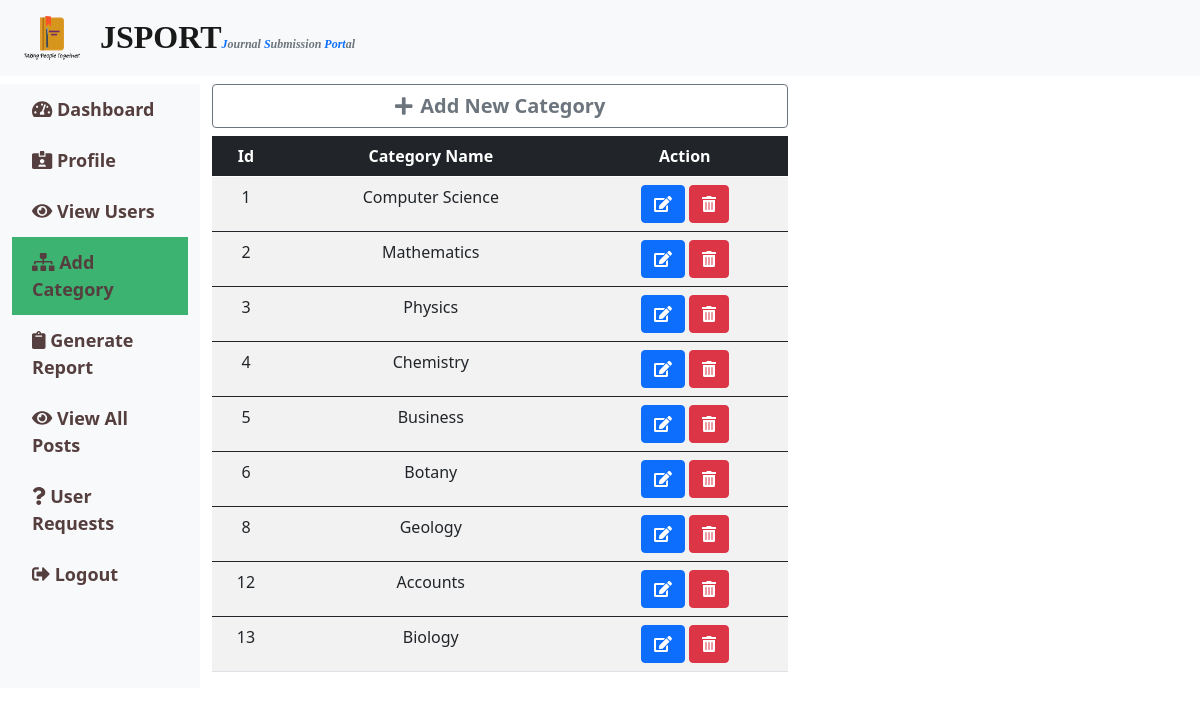
/Admin/add_category.php (signed in), run on the app's committed database.
### tables this page shows
CREATE TABLE `category` (
  `id` int(6) NOT NULL,
  `category_name` varchar(50) NOT NULL
);

### Admin/add_category.php (the view, shortened to what this page needs)
<?php
include('../db_connection.php');
include('header.php');
$sql="select * from category";
$res=$con->query($sql);
if($res->num_rows > 0)
{ ?>
    <div class="col-lg-6">
        <form action="" method="POST" class="mb-2">
            <div class="d-grid gap-2">
                <button class="btn btn-outline-secondary" type="submit" style="font-weight:bold;font-size:20px;" name="add"><i class="fas fa-plus me-2"></i>Add New Category</button>
             </div>
        </form>
        <table class="table table-striped text-center table-hover">
            <thead>
                <tr class="bg-dark text-white">
                    <th>Id</th>
                    <th>Category Name</th>
                    <th>Action</th>
                </tr>
            </thead> <?php
    while($row=$res->fetch_assoc())
    {  ?>
        <tbody>
                <tr>
                    <td><?php echo $row['id']; ?></td>
                    <td><?php echo $row['category_name']; ?></td>
                    <td>
                        <form action="" method="POST" class="d-inline">
                            <button class="btn btn-primary" name="edit" value="Edit" type="submit" data-bs-toggle="tooltip" data-bs-placement="top" title="Edit"><i class="fas fa-edit"></i></button>
                        </form>
                        <form action="" method="POST" class="d-inline">
                            <button class="btn btn-danger" name="delete" value="Delete" type="submit" data-bs-toggle="tooltip" data-bs-placement="top" title="Delete"><i class="fas fa-trash-alt"></i></button>
                        </form>
                    </td>
                </tr>
            </tbody>
<?php    } ?></table>
            </div> <?php
}
        $rows=$resu->fetch_assoc();  ?>
<?php include('../User/sfooter.php'); ?>

### data on the page
category: id "1", category_name "Computer Science"
category: id "2", category_name "Mathematics"
category: id "3", category_name "Physics"
category: id "4", category_name "Chemistry"
category: id "5", category_name "Business"
category: id "6", category_name "Botany"
category: id "8", category_name "Geology"
category: id "12", category_name "Accounts"
category: id "13", category_name "Biology"
